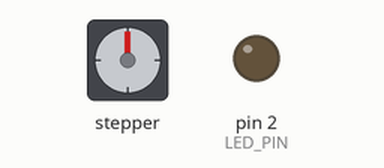
Simulated run of this sketch. Board: Arduino Uno, built with avr-gcc and run on an emulated ATmega328P. On the bench: stepper motor, output pins drawn as LEDs (lit = HIGH). Stepper angles assume 4096 steps per turn.

Above: at 0.1 s.
Timing chart, 0 to 1.6 s (numbered marks = the images above):
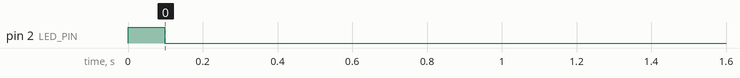

Measured:
- by itself, pin 2 (LED_PIN): LOW → HIGH at 0.00 s, → LOW 0.10 s later

The sketch:

motor_persiana.ino
```cpp
#include "IRLibAll.h"

//=============================
// posicion en el stepper para pantalla subida y bajada
// cambiar en función del nº de vueltas a dar al motor
// para tener la pantalla bajada

unsigned int posStepperPantallaSubida = 0;
unsigned int posStepperPantallaBajada = 10000;

//=============================
// gestion de recepcion IR

//receptor en IR 2

IRrecvPCI myReceiver(3);

//Create a decoder object
IRdecode myDecoder;

// ultimo valor recibido por IR
unsigned long ultimoIR = 0;

#define IR_ABAJO 0xfd10ef
#define IR_ARRIBA 0xfd50af
#define IR_REPETICION 0xffffffff

unsigned long loopReceptorIR() {

  unsigned long ret = 0;

  if (myReceiver.getResults()) {
    myDecoder.decode();
    if (myDecoder.protocolNum == NEC) {
      switch(myDecoder.value) {
        case IR_ABAJO: // abajo
        case IR_ARRIBA: // arriba
          ultimoIR = myDecoder.value;
          ret = ultimoIR;
          break;
        //case IR_REPETICION:  // repeticion del ultimo IR
        //  ret = ultimoIR;
        //  break;
      }
    }
    myReceiver.enableIRIn(); //Restart the receiver
  }

  return ret;
}

void setupIR() {
  myReceiver.enableIRIn(); // Start the receiver
}

// ==============================
// gestion del led

#define LED_PIN 2

void encenderLed() {
  digitalWrite(LED_PIN, HIGH);   // turn the LED on (HIGH is the voltage level)
}
void apagarLed() {
  digitalWrite(LED_PIN, LOW);   // turn the LED on (HIGH is the voltage level)
}
void setupLed() {
  pinMode(LED_PIN, OUTPUT);
}

// ==============================
// control del stepper

// library from http://www.airspayce.com/mikem/arduino/AccelStepper/
#include <AccelStepper.h>
#define HALFSTEP 8

// Motor pin definitions
#define motorPin1  8     // IN1 on the ULN2003 driver 1
#define motorPin2  9     // IN2 on the ULN2003 driver 1
#define motorPin3  10     // IN3 on the ULN2003 driver 1
#define motorPin4  11     // IN4 on the ULN2003 driver 1

AccelStepper stepper1(HALFSTEP, motorPin1, motorPin3, motorPin2, motorPin4);

// inicializar stepper
void setupStepper() {
  stepper1.setMaxSpeed(1000.0);
  stepper1.setAcceleration(100.0);
  stepper1.setSpeed(500);
}

void loopStepper() {

  // mueve el stepper si es preciso

  stepper1.run();

  // si el stepper esta en movimiento, encendemos el LED

  if (stepper1.isRunning()) {
    encenderLed();
  } else {
    apagarLed();
  }
}

void pararStepper() {

  if (stepper1.isRunning()) {
    encenderLed();
    Serial.println("frenando stepper");
    stepper1.stop();
    stepper1.runToPosition();
    apagarLed();
  }
}

// ==============================
// setup general

void setup() {
  Serial.begin(9600);

  setupIR();
  setupLed();
  setupStepper();
}

// ==============================
// loop general


void loop() {

  unsigned long tecla = loopReceptorIR();

  if (tecla == IR_ARRIBA) {
    pararStepper();
    stepper1.moveTo(posStepperPantallaSubida);
    Serial.println("iniciando subida de pantalla");
  } else if (tecla == IR_ABAJO) {
    pararStepper();
    stepper1.moveTo(posStepperPantallaBajada);
    Serial.println("iniciando bajada de pantalla");
  }
  loopStepper();

}
```
